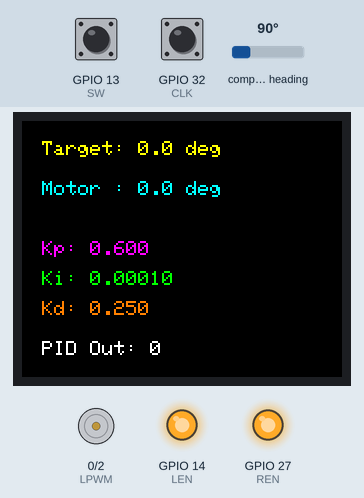
Recording of a sketch running on a simulated ESP32. Parts: 160×128 colour display, motor-driver pin pairs drawn as motors (green arrow = first pin HIGH = forward, orange = second pin HIGH = backward, longer = more drive), output pins drawn as LEDs (lit = HIGH). Wiring (inferred from the names in the program): AS5600 angle sensor at I2C address 0x36. Inputs (shaded band) come from the test bench; at power-on: compass heading 90°, GPIO 13 (SW) HIGH, GPIO 32 (CLK) HIGH. What the sketch prints to the serial monitor is not drawn.

Above: at 4.6 s.
4.7 s: compass heading set to 204°
At 5.5 s:
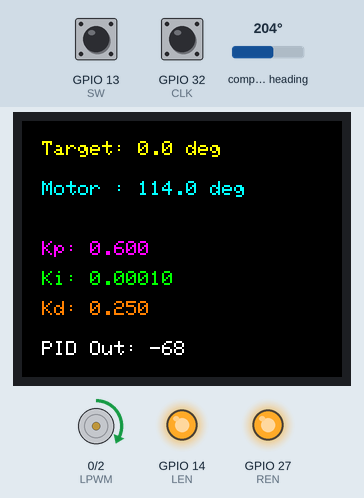
6.5 s: GPIO 13 (SW) pulled LOW for 0.15 s
At 7.6 s:
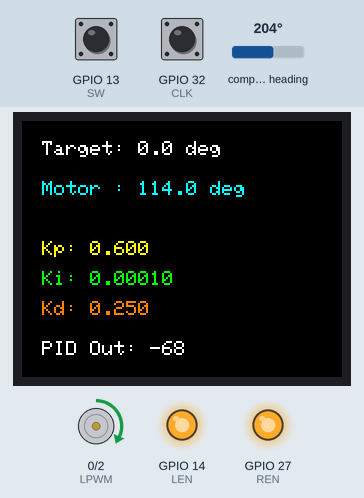
8.1 s: GPIO 13 (SW) pulled LOW for 1 s
At 9.0 s:
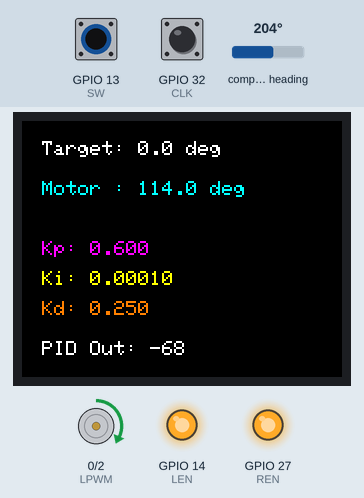
10.6 s: GPIO 13 (SW) pulled LOW for 0.15 s
At 11.8 s:
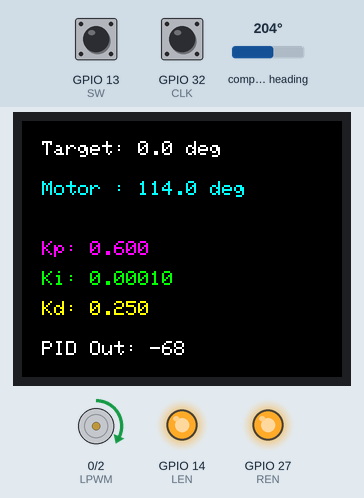
12.2 s: compass heading set to 7°
At 13.3 s:
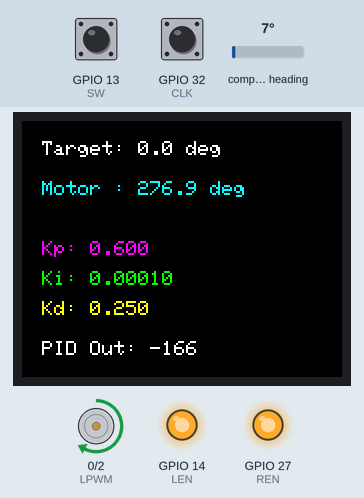
14.0 s: compass heading set to 180°
At 15.0 s:
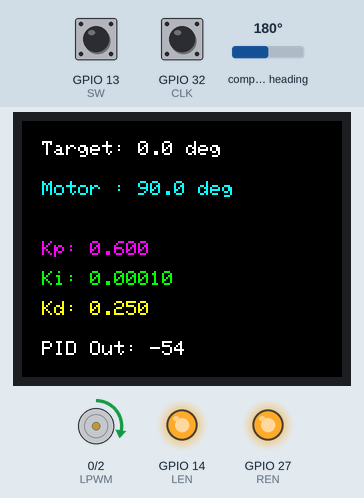
Timing chart, 0 to 17.0 s (numbered marks = the images above; inputs shaded):
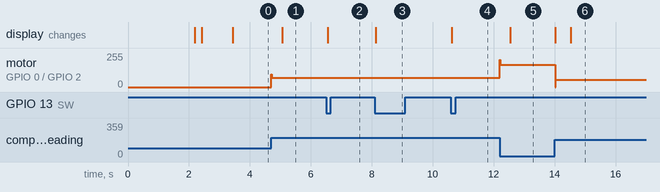

Measured:
- after the input at 4.7 s, motor on GPIO 0 (LPWM) / GPIO 2 (RPWM): stopped → forward 68/255 at once; the display: changes after 0.36 s (image 1)
- after the input at 6.5 s, the display: changes after 0.05 s (image 2)
- after the input at 8.1 s, the display: changes at once (image 3)
- after the input at 10.6 s, the display: changes at once (image 4)
- after the input at 12.2 s, motor on GPIO 0 (LPWM) / GPIO 2 (RPWM): forward 68/255 → forward 166/255 at once; the display: changes after 0.35 s (image 5)
- after the input at 14.0 s, motor on GPIO 0 (LPWM) / GPIO 2 (RPWM): forward 166/255 → forward 54/255 at once; the display: first changes at once (image 6 shows a later state)

The sketch:

pid-custom-param.ino
```cpp
#include <Wire.h> // Untuk komunikasi I2C (AS5600 dan OLED/TFT)
#include <Adafruit_GFX.h> // Library grafis dasar untuk TFT
#include <Adafruit_ST7735.h> // Driver spesifik untuk TFT ST7735

// --- TFT Setup ---
#define TFT_CS    5
#define TFT_RST   4
#define TFT_DC    15
Adafruit_ST7735 tft = Adafruit_ST7735(TFT_CS, TFT_DC, TFT_RST);

// --- AS5600 (I2C Address) ---
#define AS5600_ADDR 0x36

// --- Definisi pin I2C BARU untuk AS5600 ---
#define AS5600_SDA_PIN 16 // Contoh: Pin SDA baru untuk AS5600
#define AS5600_SCL_PIN 17 // Contoh: Pin SCL baru untuk AS5600

// --- Rotary Encoder ---
#define CLK 32
#define DT  25
#define SW  13

// --- BTS7960 Motor Driver ---
#define RPWM 2  // Pin PWM untuk arah maju (Right PWM)
#define LPWM 0  // Pin PWM untuk arah mundur (Left PWM)
#define REN 27  // Enable untuk arah maju
#define LEN 14  // Enable untuk arah mundur

// --- Variabel Global AS5600 ---
int magnetStatus = 0;             // Status register magnet (MD, ML, MH)
int lowbyte_as5600;               // Raw angle 7:0
word highbyte_as5600;             // Raw angle 7:0 and 11:8
int rawAngle_as5600;              // Final raw angle (0-4095)
float degAngle_as5600;            // Raw angle in degrees (0-360)

int quadrantNumber, previousquadrantNumber; // ID kuadran untuk pelacakan putaran
float numberOfTurns = 0;          // Jumlah putaran penuh
float correctedAngle = 0;         // Sudut terkoreksi (setelah taring)
float startAngle_as5600 = 0;      // Sudut awal saat kalibrasi
float totalAngle = 0;             // Total posisi sudut absolut (termasuk putaran)
float previousTotalAngle = 0;     // Untuk pembaruan tampilan
// unsigned long magneticEncoderTime = 0; // Tidak digunakan saat ini

// --- Variabel Global Kontrol (Target, Aktual, Rotary Encoder, PID) ---
float targetAngle = 0;        // Target posisi sudut (dari rotary encoder)
float currentAngle = 0;       // Posisi motor aktual (dari AS5600)

int lastCLK = HIGH;           // Status pin CLK rotary encoder sebelumnya
bool lastSW = HIGH;           // Status pin SW rotary encoder sebelumnya
unsigned long lastButtonPress = 0; // Untuk debounce tombol rotary
float rotaryStep = 0.01;       // Step default untuk derajat target

// --- Variabel PID ---
float Kp = 0.6;   // Proportional gain (sesuaikan)
float Ki = 0.0001; // Integral gain (sesuaikan)
float Kd = 0.25;  // Derivative gain (sesuaikan)

float error = 0;
float previousError = 0;
float integral = 0;
float outputPID = 0;

unsigned long lastPIDTime = 0; // Untuk timing PID
int pidInterval = 10;          // Interval perhitungan PID (ms)

// --- Definisi Mode Rotary Encoder ---
enum RotaryMode {
  MODE_ANGLE,
  MODE_KP,
  MODE_KI,
  MODE_KD
};
RotaryMode currentMode = MODE_ANGLE; // Mode awal adalah mengatur derajat

// --- Fungsi Prototype ---
void checkMagnetPresence();
void ReadRawAngle();
void correctAngle();
void checkQuadrant();
float readAS5600AngleCombined();
void calculatePID();
void driveMotor(int speed);
void displayValues();
void handleRotaryEncoder(); // Fungsi baru untuk menangani putaran encoder
void handleRotaryButton();  // Fungsi baru untuk menangani klik tombol encoder

void setup() {
  Serial.begin(115200);
  // Inisialisasi Wire dengan pin I2C yang benar untuk ESP32 (SDA, SCL)
  Wire.begin(AS5600_SDA_PIN, AS5600_SCL_PIN);
  Wire.setClock(100000); // Kecepatan I2C standar (bisa 100KHz atau 400KHz)

  // --- Inisialisasi Rotary Encoder ---
  pinMode(CLK, INPUT_PULLUP); // Gunakan pull-up internal
  pinMode(DT, INPUT_PULLUP);  // Gunakan pull-up internal
  pinMode(SW, INPUT_PULLUP);
  lastCLK = digitalRead(CLK);

  // --- Inisialisasi Motor Driver ---
  pinMode(RPWM, OUTPUT);
  pinMode(LPWM, OUTPUT);
  pinMode(REN, OUTPUT);
  pinMode(LEN, OUTPUT);
  digitalWrite(REN, HIGH); // Aktifkan driver
  digitalWrite(LEN, HIGH); // Aktifkan driver
  analogWrite(RPWM, 0);    // Pastikan motor tidak bergerak saat start
  analogWrite(LPWM, 0);

  // --- Inisialisasi TFT ---
  tft.initR(INITR_BLACKTAB);
  tft.setRotation(1); // Sesuaikan rotasi jika diperlukan
  tft.fillScreen(ST77XX_BLACK);
  tft.setTextSize(1); // Ukuran teks default untuk semua (size 1)
  tft.setTextColor(ST77XX_WHITE);
  tft.setCursor(10, 20);
  tft.println("PID Trainer");
  tft.setCursor(10, 40);
  tft.println("Initializing...");
  delay(2000);

  // --- Kalibrasi AS5600 ---
  checkMagnetPresence(); // Memblokir sampai magnet ditemukan
  readAS5600AngleCombined(); // Membaca sudut awal
  startAngle_as5600 = degAngle_as5600; // Setel sudut awal sebagai referensi taring
  totalAngle = 0; // Reset totalAngle setelah kalibrasi

  // Set target awal ke posisi motor saat ini (setelah kalibrasi)
  targetAngle = readAS5600AngleCombined();
  currentAngle = targetAngle; // Inisialisasi currentAngle

  displayValues(); // Tampilkan nilai awal
  lastPIDTime = millis(); // Mulai timer PID
}

void loop() {
  // --- Tangani Rotary Encoder ---
  handleRotaryEncoder(); // Membaca putaran dan menyesuaikan nilai sesuai mode
  handleRotaryButton();  // Membaca klik tombol dan mengganti mode

  // --- Baca Posisi Motor Saat Ini dari AS5600 ---
  currentAngle = readAS5600AngleCombined();

  // --- Hitung dan Terapkan Kontrol PID ---
  if (millis() - lastPIDTime >= pidInterval) {
    calculatePID();
    // Batasi outputPID agar tidak melebihi rentang analogWrite (0-255)
    int motorSpeed = constrain(outputPID, -255, 255);
    driveMotor(motorSpeed);
    lastPIDTime = millis();
  }

  // --- Perbarui Tampilan TFT ---
  // Perbarui tampilan hanya jika ada perubahan signifikan atau setiap beberapa detik
  if (abs(totalAngle - previousTotalAngle) > 0.1 || (millis() % 500 < pidInterval) ) { // Update every 0.5 seconds roughly for general info
    displayValues();
    previousTotalAngle = totalAngle; // Perbarui previousTotalAngle setelah display
  }

  // Debugging Serial Plotter
  Serial.print(targetAngle);
  Serial.print(" ");
  Serial.print(currentAngle);
  Serial.print(" ");
  Serial.println(outputPID);

  // Hapus delay(50) karena bisa mengganggu respons encoder dan PID
  // delay(1); // Jika diperlukan sedikit delay untuk stabilitas, gunakan nilai sangat kecil
}

// --- Fungsi untuk menangani putaran Rotary Encoder ---
void handleRotaryEncoder() {
  int currentCLK = digitalRead(CLK);
  if (currentCLK != lastCLK && currentCLK == LOW) {
    int direction = (digitalRead(DT) != currentCLK) ? 1 : -1;

    // Sesuaikan rotaryStep berdasarkan mode saat ini
    switch (currentMode) {
      case MODE_ANGLE:
        rotaryStep = 1.0; // Step untuk derajat (misal 1 derajat per klik)
        targetAngle += direction * rotaryStep;
        // Batasi targetAngle ke 0-360 derajat
        if (targetAngle >= 360) targetAngle -= 360;
        else if (targetAngle < 0) targetAngle += 360;
        break;
      case MODE_KP:
        rotaryStep = 0.1; // Step untuk Kp (misal 0.1 per klik)
        Kp += direction * rotaryStep;
        if (Kp < 0) Kp = 0; // Kp tidak boleh negatif
        break;
      case MODE_KI:
        rotaryStep = 0.00001; // Step untuk Ki (sangat kecil)
        Ki += direction * rotaryStep;
        if (Ki < 0) Ki = 0; // Ki tidak boleh negatif
        break;
      case MODE_KD:
        rotaryStep = 0.01; // Step untuk Kd (misal 0.01 per klik)
        Kd += direction * rotaryStep;
        if (Kd < 0) Kd = 0; // Kd tidak boleh negatif
        break;
    }
    // Perbarui tampilan segera setelah nilai berubah
    displayValues();
  }
  lastCLK = currentCLK;
}
// --- Fungsi untuk menangani klik tombol Rotary Encoder ---
void handleRotaryButton() {
  bool currentSW = digitalRead(SW);
  if (lastSW == HIGH && currentSW == LOW && (millis() - lastButtonPress) > 250) { // Debounce
    lastButtonPress = millis();

    // Pindah ke mode berikutnya
    switch (currentMode) {
      case MODE_ANGLE:
        currentMode = MODE_KP;
        break;
      case MODE_KP:
        currentMode = MODE_KI;
        break;
      case MODE_KI:
        currentMode = MODE_KD;
        break;
      case MODE_KD:
        currentMode = MODE_ANGLE; // Kembali ke mode derajat
        // Saat kembali ke mode derajat, reset integral untuk menghindari wind-up dari tuning PID
        integral = 0;
        break;
    }
    displayValues(); // Perbarui tampilan untuk menunjukkan mode baru
  }
  lastSW = currentSW;
}


// --- Fungsi-fungsi AS5600 ---

// Memastikan magnet AS5600 terdeteksi dengan benar
void checkMagnetPresence() {
  tft.fillScreen(ST77XX_BLACK);
  tft.setCursor(10, 20);
  tft.setTextColor(ST77XX_RED);
  tft.println("Checking Magnet...");

  while ((magnetStatus & 32) != 32) { // Selama magnet belum terdeteksi (MD = 1)
    magnetStatus = 0; // Reset pembacaan

    Wire.beginTransmission(AS5600_ADDR);
    Wire.write(0x0B); // Register Status: MD ML MH
    Wire.endTransmission();
    Wire.requestFrom(AS5600_ADDR, 1);

    while (Wire.available() == 0);
    magnetStatus = Wire.read();

    tft.setCursor(10, 50);
    tft.fillRect(10, 50, 100, 20, ST77XX_BLACK); // Hapus teks lama
    tft.setTextColor(ST77XX_WHITE);
    if ((magnetStatus & 8) == 8) { // MH bit
      tft.println("Magnet too strong!");
    } else if ((magnetStatus & 16) == 16) { // ML bit
      tft.println("Magnet too weak!");
    } else {
      tft.println("Adjusting magnet...");
    }
    delay(200);
  }
  tft.fillScreen(ST77XX_BLACK);
  tft.setCursor(10, 20);
  tft.setTextColor(ST77XX_GREEN);
  tft.println("Magnet Found!");
  delay(1000);
}

// Membaca sudut mentah dari sensor AS5600 (0-4095)
void ReadRawAngle() {
  Wire.beginTransmission(AS5600_ADDR);
  Wire.write(0x0D); // Raw angle (7:0)
  Wire.endTransmission();
  Wire.requestFrom(AS5600_ADDR, 1);
  while (Wire.available() == 0);
  lowbyte_as5600 = Wire.read();

  Wire.beginTransmission(AS5600_ADDR);
  Wire.write(0x0C); // Raw angle (11:8)
  Wire.endTransmission();
  Wire.requestFrom(AS5600_ADDR, 1);
  while (Wire.available() == 0);
  highbyte_as5600 = Wire.read();

  highbyte_as5600 = highbyte_as5600 << 8;
  rawAngle_as5600 = highbyte_as5600 | lowbyte_as5600;
  degAngle_as5600 = rawAngle_as5600 * 0.087890625; // Konversi ke derajat
}

// Mengoreksi sudut berdasarkan sudut awal (taring)
void correctAngle() {
  correctedAngle = degAngle_as5600 - startAngle_as5600;
  if (correctedAngle < 0) {
    correctedAngle += 360;
  }
}

// Melacak putaran penuh motor
void checkQuadrant() {
  if (correctedAngle >= 0 && correctedAngle <= 90) {
    quadrantNumber = 1;
  } else if (correctedAngle > 90 && correctedAngle <= 180) {
    quadrantNumber = 2;
  } else if (correctedAngle > 180 && correctedAngle <= 270) {
    quadrantNumber = 3;
  } else if (correctedAngle > 270 && correctedAngle < 360) {
    quadrantNumber = 4;
  }

  if (quadrantNumber != previousquadrantNumber) {
    if (quadrantNumber == 1 && previousquadrantNumber == 4) {
      numberOfTurns++; // CW rotation (4 -> 1)
    } else if (quadrantNumber == 4 && previousquadrantNumber == 1) {
      numberOfTurns--; // CCW rotation (1 -> 4)
    }
    previousquadrantNumber = quadrantNumber;
  }
  // totalAngle = (numberOfTurns * 360) + correctedAngle; // Tidak digunakan lagi untuk PID error
}

// Fungsi pembacaan AS5600 gabungan untuk loop()
float readAS5600AngleCombined() {
  ReadRawAngle();
  correctAngle();
  checkQuadrant();
  return correctedAngle; // Mengembalikan sudut dalam rentang 0-360
}

// --- Fungsi Kontrol Motor ---

// Menggerakkan motor berdasarkan nilai speed (-255 hingga 255)
void driveMotor(int speed) {
  // Deadband untuk mencegah motor bergetar saat mendekati target
  if (abs(speed) < 10) { // Sesuaikan nilai deadband ini
    analogWrite(RPWM, 0);
    analogWrite(LPWM, 0);
    return;
  }

  if (speed > 0) { // Maju (CW)
    analogWrite(RPWM, abs(speed));
    analogWrite(LPWM, 0);
  } else { // Mundur (CCW)
    analogWrite(RPWM, 0);
    analogWrite(LPWM, abs(speed));
  }
}

// --- Fungsi PID ---
void calculatePID() {
  error = targetAngle - currentAngle; // Hitung error

  integral += error; // Akumulasi integral
  // Batasi integral untuk mencegah integral wind-up
  if (integral > 200) integral = 200; // Sesuaikan batas
  if (integral < -200) integral = -200; // Sesuaikan batas

  float derivative = error - previousError; // Variabel lokal untuk derivatif
  outputPID = (Kp * error) + (Ki * integral) + (Kd * derivative); // Hitung output PID

  previousError = error; // Simpan error saat ini untuk iterasi berikutnya
}

// --- Fungsi Tampilan TFT ---
void displayValues() {
  tft.fillScreen(ST77XX_BLACK); // Hapus layar
  tft.setTextSize(1); // Ukuran teks default untuk semua

  // Tampilkan Target
  tft.setCursor(10, 10);
  tft.setTextColor((currentMode == MODE_ANGLE) ? ST77XX_YELLOW : ST77XX_WHITE); // Highlight jika mode aktif
  tft.print("Target: ");
  tft.print(targetAngle, 1);
  tft.print(" deg");

  // Tampilkan Motor
  tft.setCursor(10, 30);
  tft.setTextColor(ST77XX_CYAN);
  tft.print("Motor : ");
  tft.print(currentAngle, 1);
  tft.print(" deg");

  // Tampilkan PID Parameter
  tft.setCursor(10, 60);
  tft.setTextColor((currentMode == MODE_KP) ? ST77XX_YELLOW : ST77XX_MAGENTA); // Highlight jika mode aktif
  tft.print("Kp: ");
  tft.print(Kp, 3); // 3 desimal untuk presisi

  tft.setCursor(10, 75);
  tft.setTextColor((currentMode == MODE_KI) ? ST77XX_YELLOW : ST77XX_GREEN); // Highlight jika mode aktif
  tft.print("Ki: ");
  tft.print(Ki, 5); // 5 desimal untuk presisi (Ki bisa sangat kecil)

  tft.setCursor(10, 90);
  tft.setTextColor((currentMode == MODE_KD) ? ST77XX_YELLOW : ST77XX_ORANGE); // Highlight jika mode aktif
  tft.print("Kd: ");
  tft.print(Kd, 3); // 3 desimal untuk presisi

  // Tampilkan output PID
  tft.setCursor(10, 110);
  tft.setTextColor(ST77XX_WHITE);
  tft.print("PID Out: ");
  tft.print(outputPID, 0);
}
```
